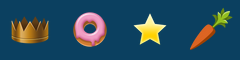
#> input picture img/examples/img2.png, 240 x 60 px; the run also reads 1 picture not shown here
$ python IkabotSimulation.py
#> lines starting #> are read from the running program, lines starting #| are printed output that depends on the picture
### SolveCaptcha.py
import pytesseract
import cv2
from PIL import Image
import os
import logging

if os.name == 'nt':
  TESSERACT_PATH = "C:/Users/soludev5/AppData/Local/Programs/Tesseract-OCR/tesseract.exe"  # <------ /!\ CHANGE THIS /!\
  pytesseract.pytesseract.tesseract_cmd = TESSERACT_PATH

NUMBER_OF_IMAGE_IN_CAPTCHA = 4

def extractText(textImg):
    """This function returns a string which represents the name of the image that the text in `textImg` is describing.
    Parameters
    ----------
    textImg : PIL.Image
        a picture that contains text, which can be OCR-ed by tesseract.

    Returns
    -------
    captchaImgTitle : str
        a string representing the name of the image that `textImg` is describing.
    """

    new_img = Image.new("RGB", textImg.size, (0, 0, 0))
    new_img.paste(textImg, mask=textImg.split()[3])  # 3 is the alpha channel

    # Perform text extraction
    data = pytesseract.image_to_string(new_img, lang='eng')

    # Format
    data.strip()
    sentence = data[:-3]

    logging.info(sentence)

    # format string
    captchaImgTitle = sentence.split('onto')[0].split('Drag the')[-1].strip()

    return captchaImgTitle


def solveCaptcha(textImg, captchaImg, collectionPath):
    """This function return an integer in the range [0,3]. This integer represents the ordinal position of the image described textually in `textImg`, found in `collectionPath` within `captchaImg`.
    Parameters
    ----------
    textImg : PIL.Image
        a picture that contains text, which can be OCR-ed by tesseract.
    captchaImg : numpy.ndarray
        a picture that contains within itself 4 pictures. This function will search for the index of the image described in `textImg` within this image and return it.

    Returns
    -------
    resultReturn : int
        an integer representing the index of the image described in `textImg` within `captchaImg`.
    """
    ##############
    # Read Text  #
    ##############

    captchaImgTitle = extractText(textImg)

    # print string
    logging.info(captchaImgTitle)

    ################################
    # Search for img in collection #
    ################################

    imgName = captchaImgTitle.lower().replace(' ', '_') + ".png"
    assert os.path.isfile(collectionPath + imgName), "Image not found"

    logging.info("Image found in collection :D")

    #########################
    # Detect img in Captcha #
    #########################

    method = cv2.TM_SQDIFF_NORMED

    # Read the images from the file
    small_image = cv2.imread(collectionPath + imgName)
    large_image = captchaImg

    result = cv2.matchTemplate(small_image, large_image, method)

    # We want the minimum squared difference
    mn, _, mnLoc, _ = cv2.minMaxLoc(result)

    # Extract the coordinates of our best match
    MPx, MPy = mnLoc

    # Get the size of the template. This is the same size as the match.
    trows, tcols = small_image.shape[:2]

    # Get the coordinates of the template center on large_image
    centerPointx = MPx + int(tcols/2)
    centerPointy = MPy + int(trows/2)

    #################
    # Return number #
    #################

    # Get the width of large_image
    largeWidth = large_image.shape[1]
    # Get the width of 1/N large_image
    widthQuarter = largeWidth/NUMBER_OF_IMAGE_IN_CAPTCHA

    # Check the location of the centerPointx
    for i in range(0, NUMBER_OF_IMAGE_IN_CAPTCHA):
        if centerPointx >= widthQuarter*i and centerPointx < widthQuarter*(i+1):
            resultReturn = i
            break

    logging.info("img n°", resultReturn+1)

    return resultReturn

### IkabotSimulation.py
from SolveCaptcha import solveCaptcha, extractText
from ChopImg import chopImg
import cv2
from PIL import Image
import os

COLLECTION_FOLDER_PATH = "img/collection/"


def saveImg(textImg, captchaImg, response):
    name = extractText(textImg)
    # convert from openCV2 to PIL. Notice the COLOR_BGR2RGB which means that
    # the color is converted from BGR to RGB
    color_coverted = cv2.cvtColor(captchaImg, cv2.COLOR_BGR2RGB)
    pil_image = Image.fromarray(color_coverted)

    array = chopImg(pil_image)

    path = os.path.join(COLLECTION_FOLDER_PATH, name.lower().replace(' ','_') + ".png")

    img = array[int(response)-1]
    img.save(path)

    print("Image saved in collection")


def sendToBot(textImg, captchaImg):
    print("Sent to Telegram")
    print("Please enter the number of the correct image (1, 2, 3 or 4)")
    textImg.show()
    cv2.imshow("captcha", captchaImg)
    cv2.waitKey(0)
    cv2.destroyAllWindows()


def getUserResponse():
    input1 = input()
    return input1


def main():
    global solvedByTelegram
    print("The interactive captcha has been presented")

    while True:
        TEXT_IMAGE_EXAMPLE_PATH = "img/examples/txt2.png"  # would be an URL in the future
        CAPTCHA_IMAGE_EXAMPLE_PATH = "img/examples/img2.png" # would be an URL in the future

        textImg = Image.open(TEXT_IMAGE_EXAMPLE_PATH)
        textImg.load()

        captchaImg = cv2.imread(CAPTCHA_IMAGE_EXAMPLE_PATH)
#> captchaImg is the input picture: shape (60, 240, 3); mean B, G, R 93.4, 76.9, 42.4

        print("Trying to solve the captcha...")
        result = solveCaptcha(textImg, captchaImg, COLLECTION_FOLDER_PATH)
#> in extractText, `new_img = Image.new("RGB", textImg.size, (0, 0, 0))`: new_img: PIL image 330x19 RGB; every value is 0
#> in extractText, `new_img.paste(textImg, mask=textImg.split()[3])`:
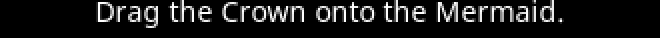
#> new_img: PIL image 330x19 RGB (shown 2 times larger); min 0, max 255, mean 25.5
        print(result)

        if result == -1:
            print("Can't solve the captcha. Please solve it via Telegram")
            while True:
                sendToBot(textImg, captchaImg)
                response = getUserResponse()
                if response == '':
                    continue
                solvedByTelegram = True
                break
        else:
            solvedByTelegram = False

        captcha_sent = {}
        # captcha_sent = self.s.post('https://image-drop-challenge.gameforge.com/challenge/{}/en-GB'.format(challenge_id), json=data).json()
        captcha_sent['status'] = "solved"
        if captcha_sent['status'] == 'solved':
            captchaSolved = True
            if captchaSolved:
                print("Captcha solved")
                if solvedByTelegram:
                    saveImg(textImg, captchaImg, response)
                break
            else:
                continue


if __name__ == '__main__':
#> (the run stopped early here; a loop or call above may not have finished)
